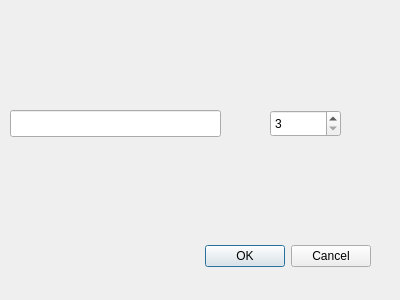
<?xml version="1.0" encoding="UTF-8"?>
<ui version="4.0">
 <class>DialogMasque_T</class>
 <widget class="QDialog" name="DialogMasque_T">
  <property name="geometry">
   <rect>
    <x>0</x>
    <y>0</y>
    <width>400</width>
    <height>300</height>
   </rect>
  </property>
  <property name="windowTitle">
   <string>Dialog</string>
  </property>
  <widget class="QDialogButtonBox" name="buttonBox">
   <property name="geometry">
    <rect>
     <x>30</x>
     <y>240</y>
     <width>341</width>
     <height>32</height>
    </rect>
   </property>
   <property name="orientation">
    <enum>Qt::Horizontal</enum>
   </property>
   <property name="standardButtons">
    <set>QDialogButtonBox::Cancel|QDialogButtonBox::Ok</set>
   </property>
  </widget>
  <widget class="QSpinBox" name="spinBox">
   <property name="geometry">
    <rect>
     <x>270</x>
     <y>110</y>
     <width>71</width>
     <height>27</height>
    </rect>
   </property>
   <property name="minimum">
    <number>3</number>
   </property>
   <property name="singleStep">
    <number>2</number>
   </property>
  </widget>
  <widget class="QLineEdit" name="lineEdit">
   <property name="geometry">
    <rect>
     <x>10</x>
     <y>110</y>
     <width>211</width>
     <height>27</height>
    </rect>
   </property>
   <property name="readOnly">
    <bool>true</bool>
   </property>
  </widget>
 </widget>
 <resources/>
 <connections>
  <connection>
   <sender>buttonBox</sender>
   <signal>accepted()</signal>
   <receiver>DialogMasque_T</receiver>
   <slot>accept()</slot>
   <hints>
    <hint type="sourcelabel">
     <x>248</x>
     <y>254</y>
    </hint>
    <hint type="destinationlabel">
     <x>157</x>
     <y>274</y>
    </hint>
   </hints>
  </connection>
  <connection>
   <sender>buttonBox</sender>
   <signal>rejected()</signal>
   <receiver>DialogMasque_T</receiver>
   <slot>reject()</slot>
   <hints>
    <hint type="sourcelabel">
     <x>316</x>
     <y>260</y>
    </hint>
    <hint type="destinationlabel">
     <x>286</x>
     <y>274</y>
    </hint>
   </hints>
  </connection>
 </connections>
</ui>
